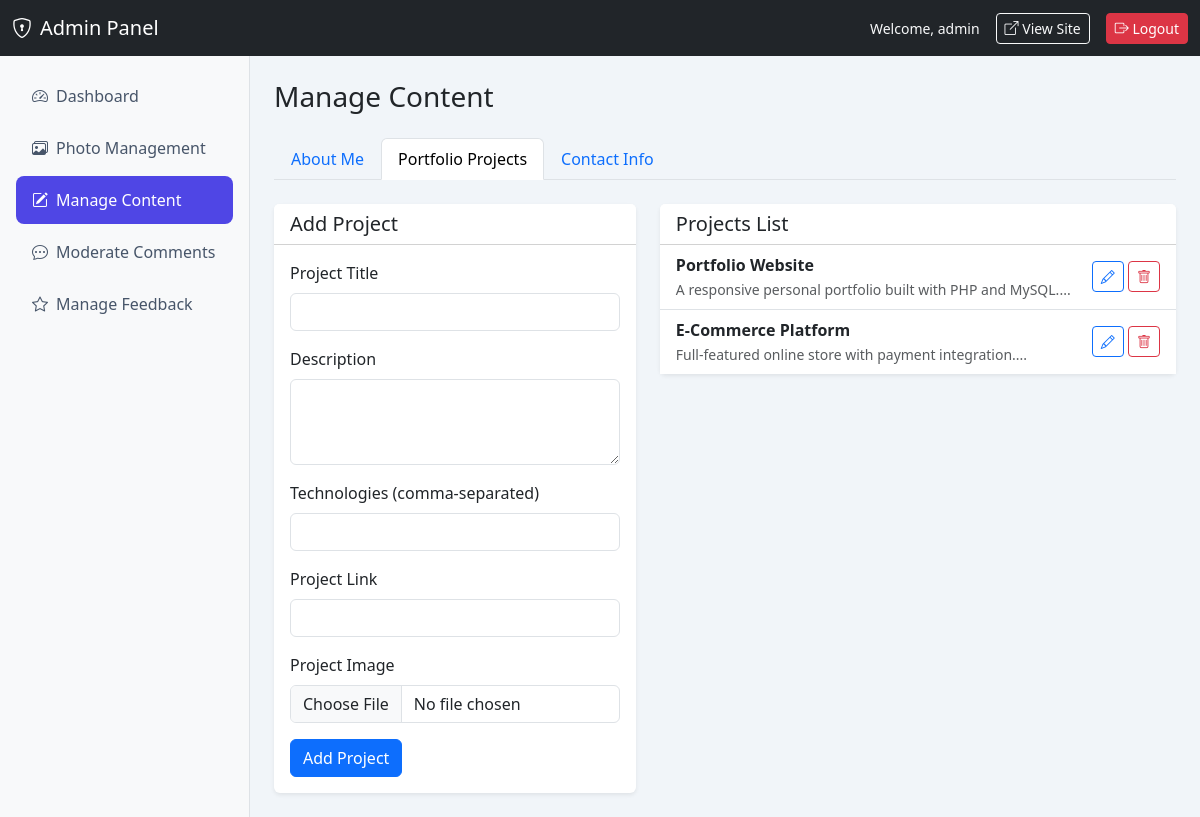
The page /admin/manage-content.php?tab=projects (signed in) on the database its author committed.
### tables this page shows
CREATE TABLE IF NOT EXISTS projects (
    id INT UNSIGNED AUTO_INCREMENT PRIMARY KEY,
    title VARCHAR(150) NOT NULL,
    description TEXT,
    technologies VARCHAR(255),
    project_link VARCHAR(255),
    image_path VARCHAR(255),
    created_at TIMESTAMP DEFAULT CURRENT_TIMESTAMP
);

### includes/functions.php (called while the page is built, shortened)
<?php
function e(?string $value): string
{
    return htmlspecialchars($value ?? '', ENT_QUOTES | ENT_SUBSTITUTE, 'UTF-8');
}
function sanitizeString(string $value, int $maxLength = 255): string
{
    $value = trim($value);
    return $value;
}

### admin/manage-content.php (the view, shortened to what this page needs)
<?php
$pdo = getDBConnection();
$tab = sanitizeString($_GET['tab'] ?? 'about', 20);
$projects = $pdo->query('SELECT * FROM projects ORDER BY created_at DESC')->fetchAll();
$editProject = null;
$projects = $pdo->query('SELECT * FROM projects ORDER BY created_at DESC')->fetchAll();
require_once dirname(__DIR__) . '/includes/admin-header.php';
?>
<h1 class="h3 mb-4">Manage Content</h1>
<ul class="nav nav-tabs mb-4">
    <li class="nav-item"><a class="nav-link <?= $tab === 'about' ? 'active' : '' ?>" href="?tab=about">About Me</a></li>
    <li class="nav-item"><a class="nav-link <?= $tab === 'projects' ? 'active' : '' ?>" href="?tab=projects">Portfolio Projects</a></li>
    <li class="nav-item"><a class="nav-link <?= $tab === 'contact' ? 'active' : '' ?>" href="?tab=contact">Contact Info</a></li>
</ul>
<?php if ($tab === 'projects'): ?>
<div class="row g-4">
    <div class="col-lg-5">
        <div class="card border-0 shadow-sm">
            <div class="card-header bg-white"><h5 class="mb-0"><?= $editProject ? 'Edit Project' : 'Add Project' ?></h5></div>
            <div class="card-body">
                <form method="POST" enctype="multipart/form-data">
                    <div class="mb-3">
                        <label class="form-label">Project Title</label>
                        <input type="text" name="title" class="form-control" required value="<?= e($editProject['title'] ?? '') ?>">
                    </div>
                    <div class="mb-3">
                        <label class="form-label">Description</label>
                        <textarea name="description" class="form-control" rows="3"><?= e($editProject['description'] ?? '') ?></textarea>
                    </div>
                    <div class="mb-3">
                        <label class="form-label">Technologies (comma-separated)</label>
                        <input type="text" name="technologies" class="form-control" value="<?= e($editProject['technologies'] ?? '') ?>">
                    </div>
                    <div class="mb-3">
                        <label class="form-label">Project Link</label>
                        <input type="url" name="project_link" class="form-control" value="<?= e($editProject['project_link'] ?? '') ?>">
                    </div>
                    <div class="mb-3">
                        <label class="form-label">Project Image</label>
                        <input type="file" name="project_image" class="form-control" accept="image/jpeg,image/png,image/gif,image/webp">
                    </div>
                    <button type="submit" class="btn btn-primary"><?= $editProject ? 'Update' : 'Add' ?> Project</button>
                </form>
            </div>
        </div>
    </div>
    <div class="col-lg-7">
        <div class="card border-0 shadow-sm">
            <div class="card-header bg-white"><h5 class="mb-0">Projects List</h5></div>
            <div class="card-body p-0">
                <?php if (empty($projects)): ?>
                    <p class="text-muted p-3">No projects yet.</p>
                <?php else: ?>
                    <div class="list-group list-group-flush">
                        <?php foreach ($projects as $proj): ?>
                        <div class="list-group-item d-flex justify-content-between align-items-center">
                            <div>
                                <strong><?= e($proj['title']) ?></strong>
                                <br><small class="text-muted"><?= e(substr($proj['description'] ?? '', 0, 60)) ?>...</small>
                            </div>
                            <div>
                                <a href="?tab=projects&edit_project=<?= (int)$proj['id'] ?>" class="btn btn-sm btn-outline-primary"><i class="bi bi-pencil"></i></a>
                                <form method="POST" class="d-inline" onsubmit="return confirm('Delete project?')">
                                    <button class="btn btn-sm btn-outline-danger"><i class="bi bi-trash"></i></button>
                                </form>
                            </div>
                        </div>
                        <?php endforeach; ?>
                    </div>
                <?php endif; ?>
            </div>
        </div>
    </div>
</div>
<?php endif; ?>
<?php require_once dirname(__DIR__) . '/includes/admin-footer.php'; ?>

### assets/css/admin.css (style rules this page uses)
.admin-body { min-height: 100vh; background: #f1f5f9; }

### rows shown on the page
projects: title "Portfolio Website", description "A responsive personal portfolio built with PHP and MySQL."
projects: title "E-Commerce Platform", description "Full-featured online store with payment integration."

### other values the page prints
$_SESSION['username'] "admin"
